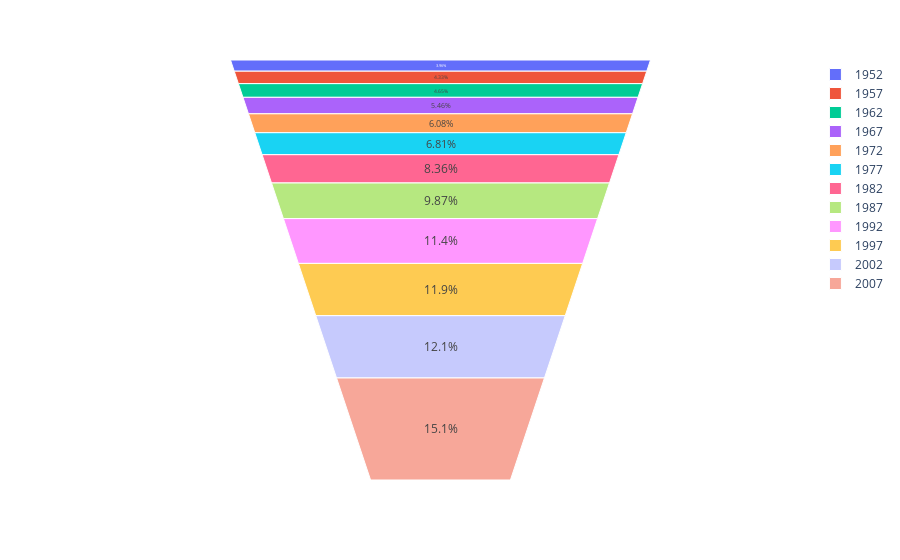

The code cell stored with this chart in its notebook:
### Code cell
fig = px.funnel_area(names=df['year'],
                     values=df['gdpPercap'])
fig.show()

### Figure 1 — Plotly figure (JSON) as saved in the notebook; plotly's stock layout.template omitted (floating-point values rounded to 4 significant figures)
{"data": [{"domain": {"x": [0, 1], "y": [0, 1]}, "hovertemplate": "label=%{label}<br>value=%{value}<extra></extra>", "labels": [1952, 1957, 1962, 1967, 1972, 1977, 1982, 1987, 1992, 1997, 2002, 2007], "legendgroup": "", "name": "", "showlegend": true, "type": "funnelarea", "values": [684.6, 747.1, 803.3, 942.4, 1050.0, 1176.0, 1443.0, 1705.0, 1972.0, 2049.0, 2093.0, 2606.0]}], "layout": {"legend": {"tracegroupgap": 0}, "margin": {"t": 60}}}
